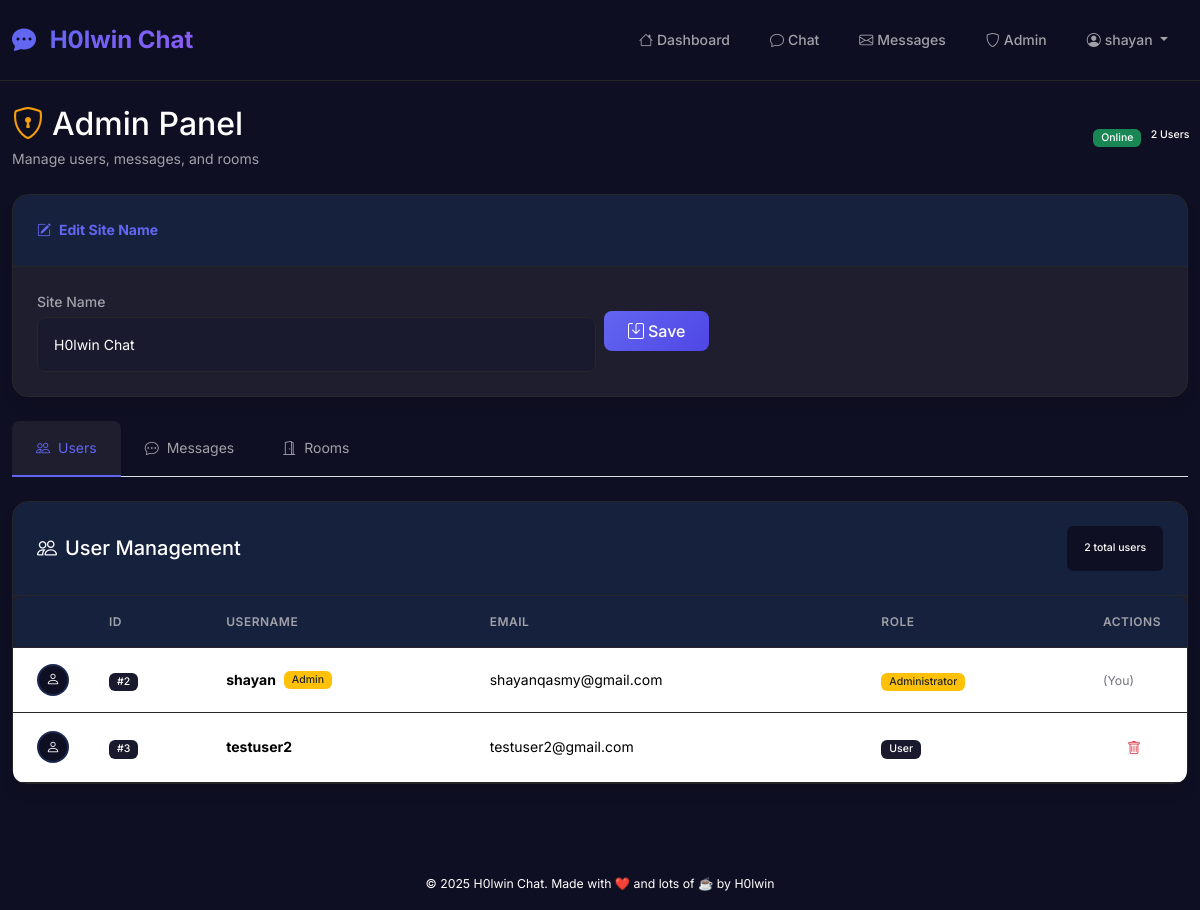
/admin (signed in), run on the app's committed database.
### tables this page shows
CREATE TABLE settings (
            key TEXT PRIMARY KEY,
            value TEXT
        );

CREATE TABLE "users" (
                    id INTEGER PRIMARY KEY AUTOINCREMENT,
                    username TEXT UNIQUE NOT NULL,
                    email TEXT UNIQUE NOT NULL,
                    hashed_password TEXT NOT NULL,
                    is_admin INTEGER DEFAULT 0,
                    created_at TIMESTAMP DEFAULT CURRENT_TIMESTAMP
                , display_name TEXT, bio TEXT, birth_date DATE, profile_image TEXT, last_seen TIMESTAMP);

### backend/app.py (the view)
@app.route('/admin', methods=['GET'])
@login_required
@admin_required
def admin_panel():
    with get_db() as conn:
        cur = conn.cursor()
        cur.execute('SELECT id, username, email, is_admin FROM users')
        users = [dict(id=row[0], username=row[1], email=row[2], is_admin=row[3]) for row in cur.fetchall()]
        cur.execute('''SELECT messages.id, users.username, messages.content, messages.timestamp FROM messages JOIN users ON messages.sender_id = users.id ORDER BY messages.timestamp DESC LIMIT 100''')
        messages = [dict(id=row[0], username=row[1], content=row[2], timestamp=row[3]) for row in cur.fetchall()]
    rooms = fetch_all_rooms()
    return render_template('admin.html', users=users, messages=messages, rooms=rooms)

### backend/app.py (called while the page is built)
@login_manager.user_loader
def load_user(user_id):
    return get_user_by_id(user_id)

def get_db():
    db_path = os.path.join(os.path.dirname(__file__), 'db', 'chatroom.db')
    return sqlite3.connect(db_path)

def admin_required(f):
    @wraps(f)
    def decorated_function(*args, **kwargs):
        if not current_user.is_authenticated or not getattr(current_user, 'is_admin', False):
            abort(403)
        return f(*args, **kwargs)
    return decorated_function

def fetch_all_rooms():
    with get_db() as conn:
        cur = conn.cursor()
        cur.execute('SELECT id, name, slug, password, created_at, hidden FROM rooms ORDER BY created_at DESC')
        return [dict(id=row[0], name=row[1], slug=row[2], has_password=bool(row[3]), created_at=row[4], hidden=bool(row[5])) for row in cur.fetchall()]

def get_setting(key, default=None):
    with get_db() as conn:
        cur = conn.cursor()
        cur.execute('SELECT value FROM settings WHERE key = ?', (key,))
        row = cur.fetchone()
        return row[0] if row else default

@app.context_processor
def inject_site_name():
    site_name = get_setting('site_name', 'ChatRoom')
    return dict(site_name=site_name)

### backend/auth.py (called while the page is built)
def get_user_by_id(user_id):
    conn = sqlite3.connect(DB_PATH)
    cur = conn.cursor()
    cur.execute('''SELECT id, username, email, hashed_password, is_admin, created_at,
                   display_name, bio, birth_date, profile_image FROM users WHERE id = ?''', (user_id,))
    row = cur.fetchone()
    conn.close()
    if row:
        return User(*row)
    return None

### frontend/templates/admin.html (shortened to what this page needs)
{% extends 'base.html' %}
{% block content %}
<div class="container-fluid">
    <div class="row">
        <div class="col-12">
            <div class="d-flex justify-content-between align-items-center mb-4">
                <div>
                    <h2 class="mb-1">
                        <i class="bi bi-shield-lock me-2 text-warning"></i>Admin Panel
                    </h2>
                    <p class="text-secondary mb-0">Manage users, messages, and rooms</p>
                </div>
                <div class="d-flex gap-2">
                    <span class="badge bg-success">Online</span>
                    <span class="badge bg-primary">{{ users|length }} Users</span>
                </div>
            </div>
            <div class="card mb-4">
                <div class="card-header d-flex align-items-center">
                    <i class="bi bi-pencil-square me-2 text-primary"></i>
                    <strong class="text-primary">Edit Site Name</strong>
                </div>
                <div class="card-body">
                    <form method="post" action="/admin/site_name" class="row g-2 align-items-center">
                        <div class="col-md-6">
                            <label for="siteNameInput" class="form-label mb-1">Site Name</label>
                            <input type="text" class="form-control" id="siteNameInput" name="site_name" value="{{ site_name }}" maxlength="64" required>
                        </div>
                        <div class="col-md-3">
                            <button type="submit" class="btn btn-primary mt-3 mt-md-0">
                                <i class="bi bi-save me-1"></i>Save
                            </button>
                        </div>
                    </form>
                </div>
            </div>
            <ul class="nav nav-tabs mb-4" id="adminTab" role="tablist">
                <li class="nav-item" role="presentation">
                    <button class="nav-link active" id="users-tab" data-bs-toggle="tab" data-bs-target="#users" type="button" role="tab">
                        <i class="bi bi-people me-2"></i>Users
                    </button>
                </li>
                <li class="nav-item" role="presentation">
                    <button class="nav-link" id="messages-tab" data-bs-toggle="tab" data-bs-target="#messages" type="button" role="tab">
                        <i class="bi bi-chat-dots me-2"></i>Messages
                    </button>
                </li>
                <li class="nav-item" role="presentation">
                    <button class="nav-link" id="rooms-tab" data-bs-toggle="tab" data-bs-target="#rooms" type="button" role="tab">
                        <i class="bi bi-door-open me-2"></i>Rooms
                    </button>
                </li>
            </ul>
            <div class="tab-content" id="adminTabContent">
                <div class="tab-pane fade show active" id="users" role="tabpanel">
                    <div class="card">
                        <div class="card-header d-flex justify-content-between align-items-center">
                            <h5 class="mb-0">
                                <i class="bi bi-people me-2"></i>User Management
                            </h5>
                            <span class="badge bg-primary">{{ users|length }} total users</span>
                        </div>
                        <div class="card-body p-0">
                            <div class="table-responsive">
                                <table class="table table-hover mb-0">
                                    <thead>
                                        <tr>
                                            <th style="width: 50px;"></th>
                                            <th>ID</th>
                                            <th>Username</th>
                                            <th>Email</th>
                                            <th>Role</th>
                                            <th style="width: 100px;">Actions</th>
                                        </tr>
                                    </thead>
                                    <tbody>
                                        {% for user in users %}
                                        <tr>
                                            <td>
                                                <div class="avatar-sm bg-primary rounded-circle d-flex align-items-center justify-content-center">
                                                    <i class="bi bi-person text-white"></i>
                                                </div>
                                            </td>
                                            <td><span class="badge bg-secondary">#{{ user.id }}</span></td>
                                            <td>
                                                <div class="d-flex align-items-center">
                                                    <strong>{{ user.username }}</strong>
                                                    {% if user.is_admin %}
                                                    <span class="badge bg-warning text-dark ms-2">Admin</span>
                                                    {% endif %}
                                                </div>
                                            </td>
                                            <td>{{ user.email }}</td>
                                            <td>
                                                {% if user.is_admin %}
                                                <span class="badge bg-warning text-dark">Administrator</span>
                                                {% else %}
                                                <span class="badge bg-secondary">User</span>
                                                {% endif %}
                                            </td>
                                            <td>
                                                {% if user.id != current_user.id %}
                                                <button class="btn btn-sm btn-outline-danger" data-bs-toggle="modal" data-bs-target="#deleteUserModal{{ user.id }}">
                                                    <i class="bi bi-trash"></i>
                                                </button>
                                                {% else %}
                                                <span class="text-muted small">(You)</span>
                                                {% endif %}
                                            </td>
                                        </tr>
                                        {% endfor %}
                                    </tbody>
                                </table>
                            </div>
                        </div>
                    </div>
                </div>
            </div>
        </div>
    </div>
</div>
{% endblock %}

### frontend/templates/base.html (shortened to what this page needs)
<!DOCTYPE html>
<html lang="en">
<head>
    <link href="https://cdn.jsdelivr.net/npm/bootstrap@5.3.2/dist/css/bootstrap.min.css" rel="stylesheet">
    <link href="https://cdn.jsdelivr.net/npm/bootstrap-icons@1.11.3/font/bootstrap-icons.min.css" rel="stylesheet">
    <link href="/static/css/main.css" rel="stylesheet">
    <link href="/static/css/rtl-support.css" rel="stylesheet">
    <link href="/static/css/spacing.css" rel="stylesheet">
</head>
<body class="app-body">
    <nav class="navbar navbar-expand-lg navbar-dark app-navbar">
        <div class="container-fluid">
            <a class="navbar-brand" href="/">
                <i class="bi bi-chat-dots-fill me-2"></i>
                <span class="brand-text">{{ site_name }}</span>
            </a>
            <div class="collapse navbar-collapse" id="navbarNav">
                <ul class="navbar-nav ms-auto">
                    {% if current_user.is_authenticated %}
                        <li class="nav-item">
                            <a class="nav-link" href="/dashboard">
                                <i class="bi bi-house me-1"></i>Dashboard
                            </a>
                        </li>
                        <li class="nav-item">
                            <a class="nav-link" href="/chat">
                                <i class="bi bi-chat me-1"></i>Chat
                            </a>
                        </li>
                        <li class="nav-item">
                            <a class="nav-link" href="/pm">
                                <i class="bi bi-envelope me-1"></i>Messages
                            </a>
                        </li>
                        {% if current_user.is_admin %}
                        <li class="nav-item">
                            <a class="nav-link admin-link" href="/admin">
                                <i class="bi bi-shield me-1"></i>Admin
                            </a>
                        </li>
                        {% endif %}
                        <li class="nav-item dropdown">
                            <a class="nav-link dropdown-toggle" href="#" role="button" data-bs-toggle="dropdown">
                                <i class="bi bi-person-circle me-1"></i>{{ current_user.username }}
                            </a>
                        </li>
                    {% endif %}
                </ul>
            </div>
        </div>
    </nav>
    <main class="app-main">
        {% block content %}{% endblock %}
    </main>
    <footer class="app-footer text-center py-3 mt-5">
        <small>
            © 2025 {{ site_name }}. Made with ❤️ and lots of ☕ by H0lwin
        </small>
    </footer>
    <div class="toast-container position-fixed bottom-0 end-0 p-3" style="z-index: 1100;">
    </div>
</body>
</html>

### frontend/static/css/spacing.css (style rules this page uses)
.card-header { padding: var(--spacing-lg); margin: 0; border-bottom: 1px solid var(--border-color); background: var(--bg-tertiary); }
.card-body { padding: var(--spacing-lg); margin: 0; }

### frontend/templates/admin.html (style rules this page uses)
.bg-primary { padding: 1.5%; }
.mb-0 , .text-primary { color: var(--text-primary); }
.avatar-sm { width: 32px; height: 32px; font-size: 0.875rem; }
.nav-tabs .nav-link { color: var(--text-secondary); border: none; padding: var(--spacing-md) var(--spacing-lg); border-radius: var(--radius-md) var(--radius-md) 0 0; transition: var(--transition-fast); }
.nav-tabs .nav-link.active { color: var(--primary-color); background: var(--bg-card); border-bottom: 2px solid var(--primary-color); }
.table th { font-weight: 600; text-transform: uppercase; font-size: 0.75rem; letter-spacing: 0.5px; }

### data on the page
settings: value "H0lwin Chat", site_name "H0lwin Chat"
users: username "shayan", id "2", is_admin "Admin", email "shayanqasmy@gmail.com", shows "(You)"
users: id "3", username "testuser2", email "testuser2@gmail.com", is_admin "User"

### other printed values
{{ users|length }} "2"
